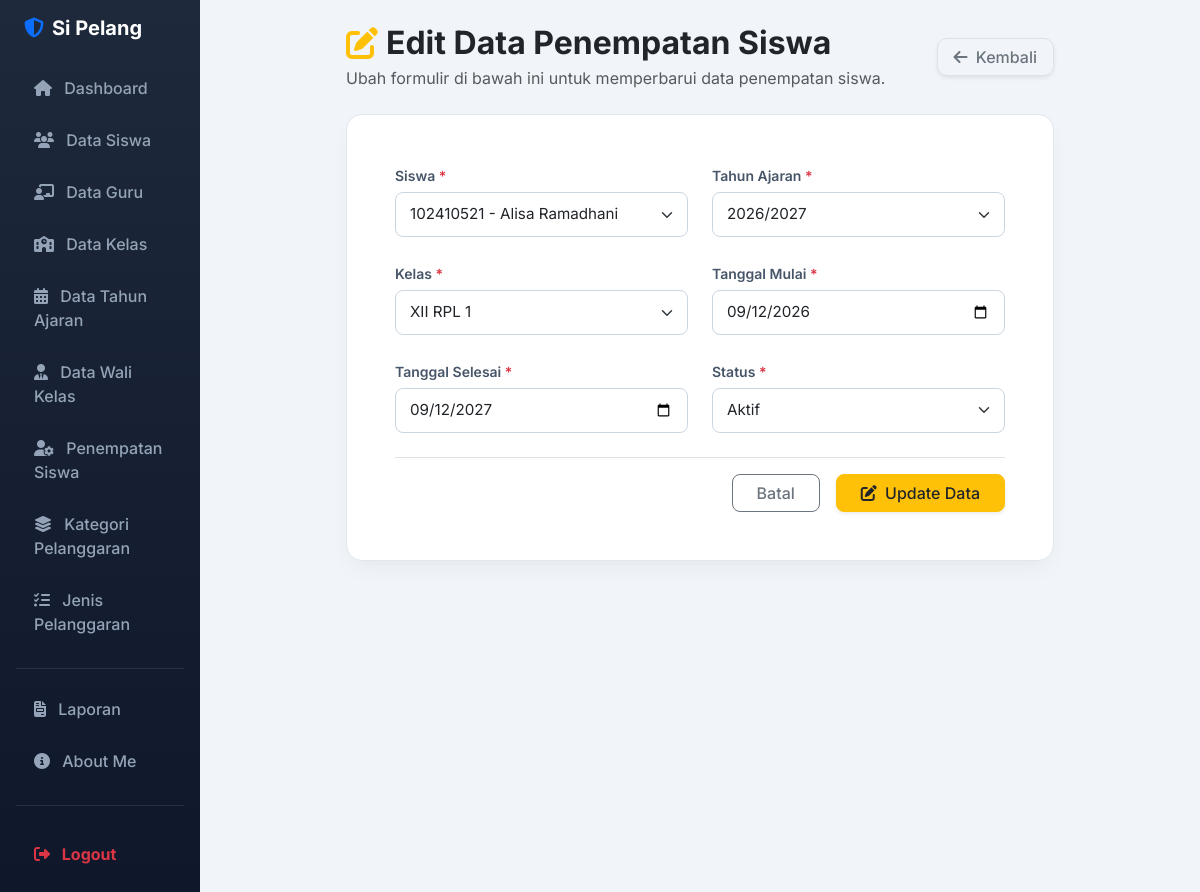
The app's page /edit_penempatan_siswa.php?id=102 (signed in) with its own data.
### tables this page shows
CREATE TABLE `t_kelas_siswa` (
  `id` int(11) NOT NULL,
  `siswa_id` int(11) DEFAULT NULL,
  `tahun_ajaran_id` int(11) DEFAULT NULL,
  `kelas_id` int(11) DEFAULT NULL,
  `tanggal_mulai` date NOT NULL,
  `tanggal_selesai` date NOT NULL,
  `status_aktif` tinyint(1) NOT NULL,
  `created_at` timestamp NOT NULL DEFAULT current_timestamp(),
  `updated_at` timestamp NOT NULL DEFAULT current_timestamp()
);

CREATE TABLE `t_siswa` (
  `id` int(11) NOT NULL,
  `nis` varchar(30) DEFAULT NULL,
  `nisn` varchar(20) NOT NULL,
  `nama` varchar(150) DEFAULT NULL,
  `jenis_kelamin` char(1) NOT NULL,
  `tanggal_lahir` date NOT NULL,
  `alamat` text NOT NULL,
  `status_aktif` tinyint(1) NOT NULL,
  `created_at` timestamp NOT NULL DEFAULT current_timestamp(),
  `updated_at` timestamp NOT NULL DEFAULT current_timestamp()
);

CREATE TABLE `t_tahun_ajaran` (
  `id` int(11) NOT NULL,
  `nama` varchar(20) DEFAULT NULL,
  `tanggal_mulai` date NOT NULL,
  `tanggal_selesai` date NOT NULL,
  `status_aktif` tinyint(1) NOT NULL,
  `created_at` timestamp NOT NULL DEFAULT current_timestamp(),
  `updated_at` timestamp NOT NULL DEFAULT current_timestamp()
);

CREATE TABLE `t_kelas` (
  `id` int(11) NOT NULL,
  `nama` varchar(100) DEFAULT NULL,
  `tingkat` varchar(20) NOT NULL,
  `jurusan` varchar(100) NOT NULL,
  `status_aktif` tinyint(1) NOT NULL,
  `created_at` timestamp NOT NULL DEFAULT current_timestamp(),
  `updated_at` timestamp NOT NULL DEFAULT current_timestamp()
);

### edit_penempatan_siswa.php (the view, shortened to what this page needs)
<?php
include 'config/koneksi.php';
function e($nilai)
{
    return htmlspecialchars(
        (string) ($nilai ?? ''),
        ENT_QUOTES,
        'UTF-8'
    );
}
$id = filter_input(INPUT_GET, 'id', FILTER_VALIDATE_INT);
$stmt = mysqli_prepare($koneksi, "
    SELECT *
    FROM t_kelas_siswa
    WHERE id = ?
    LIMIT 1
");
mysqli_stmt_bind_param($stmt, "i", $id);
mysqli_stmt_execute($stmt);
$result = mysqli_stmt_get_result($stmt);
$data = mysqli_fetch_assoc($result);
$stmt_siswa = mysqli_prepare($koneksi, "
    SELECT s.id, s.nis, s.nama
    FROM t_siswa s
    WHERE s.status_aktif = 1
    AND (
        s.id = ?
        OR NOT EXISTS (
            SELECT 1
            FROM t_kelas_siswa ks
            WHERE ks.siswa_id = s.id
            AND ks.tahun_ajaran_id = ?
            AND ks.status_aktif = 1
            AND ks.id != ?
        )
    )
    ORDER BY s.nama ASC
");
mysqli_stmt_bind_param(
    $stmt_siswa,
    "iii",
    $data['siswa_id'],
    $data['tahun_ajaran_id'],
    $id
);
mysqli_stmt_execute($stmt_siswa);
$siswa = mysqli_stmt_get_result($stmt_siswa);
$stmt_tahun = mysqli_prepare($koneksi, "
    SELECT id, nama
    FROM t_tahun_ajaran
    WHERE status_aktif = 1
    OR id = ?
    ORDER BY id DESC
");
mysqli_stmt_bind_param(
    $stmt_tahun,
    "i",
    $data['tahun_ajaran_id']
);
mysqli_stmt_execute($stmt_tahun);
$tahun = mysqli_stmt_get_result($stmt_tahun);
$stmt_kelas = mysqli_prepare($koneksi, "
    SELECT id, nama
    FROM t_kelas
    WHERE status_aktif = 1
    OR id = ?
    ORDER BY nama ASC
");
mysqli_stmt_bind_param(
    $stmt_kelas,
    "i",
    $data['kelas_id']
);
mysqli_stmt_execute($stmt_kelas);
$kelas = mysqli_stmt_get_result($stmt_kelas);
$tanggal_mulai = $data['tanggal_mulai'] ?? '';
$tanggal_selesai = $data['tanggal_selesai'] ?? '';
?>
<!DOCTYPE html>
<html lang="id">
<head>
    <link href="https://cdn.jsdelivr.net/npm/bootstrap@5.3.0/dist/css/bootstrap.min.css" rel="stylesheet">
    <link rel="stylesheet" href="https://cdnjs.cloudflare.com/ajax/libs/font-awesome/6.4.0/css/all.min.css">
</head>
<body>
<div class="container-fluid">
    <div class="row">
        <?php include 'layout/sidebar.php'; ?>
        <main class="col-md-9 ms-sm-auto col-lg-10 px-md-4 py-4">
            <div class="row justify-content-center">
                <div class="col-xl-9 col-lg-10">
                    <div class="d-flex justify-content-between align-items-center mb-4">
                        <div>
                            <h2 class="fw-bold text-dark d-flex align-items-center gap-2 mb-1">
                                <i class="fa-solid fa-pen-to-square text-warning"></i>
                                Edit Data Penempatan Siswa
                            </h2>
                            <p class="text-muted mb-0">
                                Ubah formulir di bawah ini untuk memperbarui data penempatan siswa.
                            </p>
                        </div>
                        <a href="penempatan_siswa.php"
                           class="btn btn-white text-secondary border fw-medium px-3 shadow-sm"
                           style="border-radius: 10px;">
                            <i class="fa-solid fa-arrow-left me-1"></i>
                            Kembali
                        </a>
                    </div>
                    <div class="card card-custom p-4 p-md-5">
                        <form action="proses_edit_penempatan.php" method="POST">
                            <div class="row g-4">
                                <div class="col-md-6">
                                    <label for="siswa_id" class="form-label">
                                        Siswa <span class="text-danger">*</span>
                                    </label>
                                    <select class="form-select"
                                            id="siswa_id"
                                            name="siswa_id"
                                            required>
                                        <?php while ($row = mysqli_fetch_assoc($siswa)) : ?>
                                            <option
                                                value="<?= (int) $row['id']; ?>"
                                                <?= (int) $row['id'] === (int) $data['siswa_id'] ? 'selected' : ''; ?>>
                                                <?= e($row['nis']); ?> -
                                            </option>
                                        <?php endwhile; ?>
                                    </select>
                                </div>
                                <div class="col-md-6">
                                    <label for="tahun_ajaran_id" class="form-label">
                                        Tahun Ajaran <span class="text-danger">*</span>
                                    </label>
                                    <select class="form-select"
                                            id="tahun_ajaran_id"
                                            name="tahun_ajaran_id"
                                            required>
                                        <?php while ($row = mysqli_fetch_assoc($tahun)) : ?>
                                            <option
                                                value="<?= (int) $row['id']; ?>"
                                                <?= (int) $row['id'] === (int) $data['tahun_ajaran_id'] ? 'selected' : ''; ?>>
                                                <?= e($row['nama']); ?>
                                            </option>
                                        <?php endwhile; ?>
                                    </select>
                                </div>
                                <div class="col-md-6">
                                    <label for="kelas_id" class="form-label">
                                        Kelas <span class="text-danger">*</span>
                                    </label>
                                    <select class="form-select"
                                            id="kelas_id"
                                            name="kelas_id"
                                            required>
                                        <?php while ($row = mysqli_fetch_assoc($kelas)) : ?>
                                            <option
                                                value="<?= (int) $row['id']; ?>"
                                                <?= (int) $row['id'] === (int) $data['kelas_id'] ? 'selected' : ''; ?>>
                                                <?= e($row['nama']); ?>
                                            </option>
                                        <?php endwhile; ?>
                                    </select>
                                </div>
                                <div class="col-md-6">
                                    <label for="tanggal_mulai" class="form-label">
                                        Tanggal Mulai <span class="text-danger">*</span>
                                    </label>
                                    <input
                                        type="date"
                                        class="form-control"
                                        id="tanggal_mulai"
                                        name="tanggal_mulai"
                                        value="<?= e($tanggal_mulai); ?>"
                                        required
                                    >
                                </div>
                                <div class="col-md-6">
                                    <label for="tanggal_selesai" class="form-label">
                                        Tanggal Selesai <span class="text-danger">*</span>
                                    </label>
                                    <input
                                        type="date"
                                        class="form-control"
                                        id="tanggal_selesai"
                                        name="tanggal_selesai"
                                        value="<?= e($tanggal_selesai); ?>"
                                        required
                                    >
                                </div>
                                <div class="col-md-6">
                                    <label for="status_aktif" class="form-label">
                                        Status <span class="text-danger">*</span>
                                    </label>
                                    <select class="form-select"
                                            id="status_aktif"
                                            name="status_aktif"
                                            required>
                                        <option value="1"
                                            <?= (int) $data['status_aktif'] === 1 ? 'selected' : ''; ?>>
                                            Aktif
                                        </option>
                                    </select>
                                </div>
                            </div>
                            <div class="d-flex justify-content-end align-items-center gap-3 mt-4 pt-3 border-top">
                                <a href="penempatan_siswa.php"
                                   class="btn btn-outline-secondary px-4 fw-medium"
                                   style="border-radius: 8px;">
                                    Batal
                                </a>
                                <button type="submit"
                                        name="update"
                                        class="btn btn-warning px-4 fw-medium shadow-sm text-dark"
                                        style="border-radius: 8px;">
                                    <i class="fa-solid fa-pen-to-square me-1"></i>
                                    Update Data
                                </button>
                            </div>
                        </form>
                    </div>
                </div>
            </div>
        </main>
    </div>
</div>
</body>
</html>

### edit_penempatan_siswa.php (style rules this page uses)
body { font-family: 'Inter', sans-serif; background-color: #f1f5f9; color: #334155; }
.card-custom { background-color: #ffffff; border: 1px solid #e2e8f0; border-radius: 16px; box-shadow: 0 10px 25px -5px rgba(0, 0, 0, 0.05), 0 8px 10px -6px rgba(0, 0, 0, 0.01); }
.form-label { font-weight: 600; color: #475569; font-size: 0.875rem; margin-bottom: 6px; }
.form-control, .form-select { border-radius: 8px; padding: 10px 14px; border: 1px solid #cbd5e1; font-size: 0.95rem; }

### records on screen
t_kelas_siswa: siswa_id "102410521 - Alisa Ramadhani", tahun_ajaran_id "2026/2027", kelas_id "XII RPL 1", tanggal_mulai "09/12/2026", tanggal_selesai "09/12/2027", status_aktif "Aktif"
